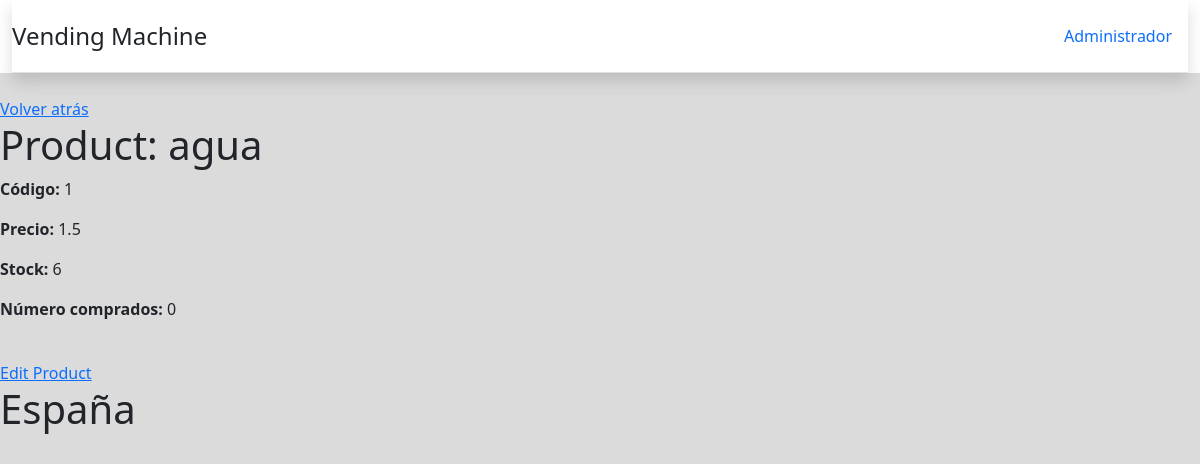
/VendingMachine/zonaAdmin/lista-productos/1, run on the app's committed database.
### Vending_Machine/models.py (models this page shows, shortened)
class Producto(models.Model):
    codigo_producto = models.IntegerField()
    nombre_producto = models.CharField(max_length=20, default="nombre_producto")
    precio = models.FloatField()
    stock = models.IntegerField(default=6)
    num_comprados = models.IntegerField()
    def get_edit_url(self):
        return reverse('producto-edit', args=[str(self.id)])

### Vending_Machine/views.py (the view)
# urls.py: path('zonaAdmin/lista-productos/<int:pk>', views.ProductDetailView.as_view(), name='producto-detail'),
class ProductDetailView(generic.DetailView):
    model = Producto

### Vending_Machine/templates/Vending_Machine/producto_detail.html
{% extends "base_generic.html" %}
{% block content %}
<a href="{% url 'zonaAdmin'%}">Volver atrás</a>
<br>
<h1>Product: {{ producto.nombre_producto }}</h1>
<p><strong>Código:</strong> {{ producto.codigo_producto }}</p>
<p><strong>Precio:</strong> {{ producto.precio }}</p>
<p><strong>Stock:</strong> {{ producto.stock }}</p>
<p><strong>Número comprados:</strong> {{ producto.num_comprados }}</p>
<br>
<a href="{{ producto.get_edit_url }}">Edit Product</a>
{% endblock %}

### data on the page
Producto: nombre_producto "agua", codigo_producto "1", precio "1.5", stock "6", num_comprados "0"
